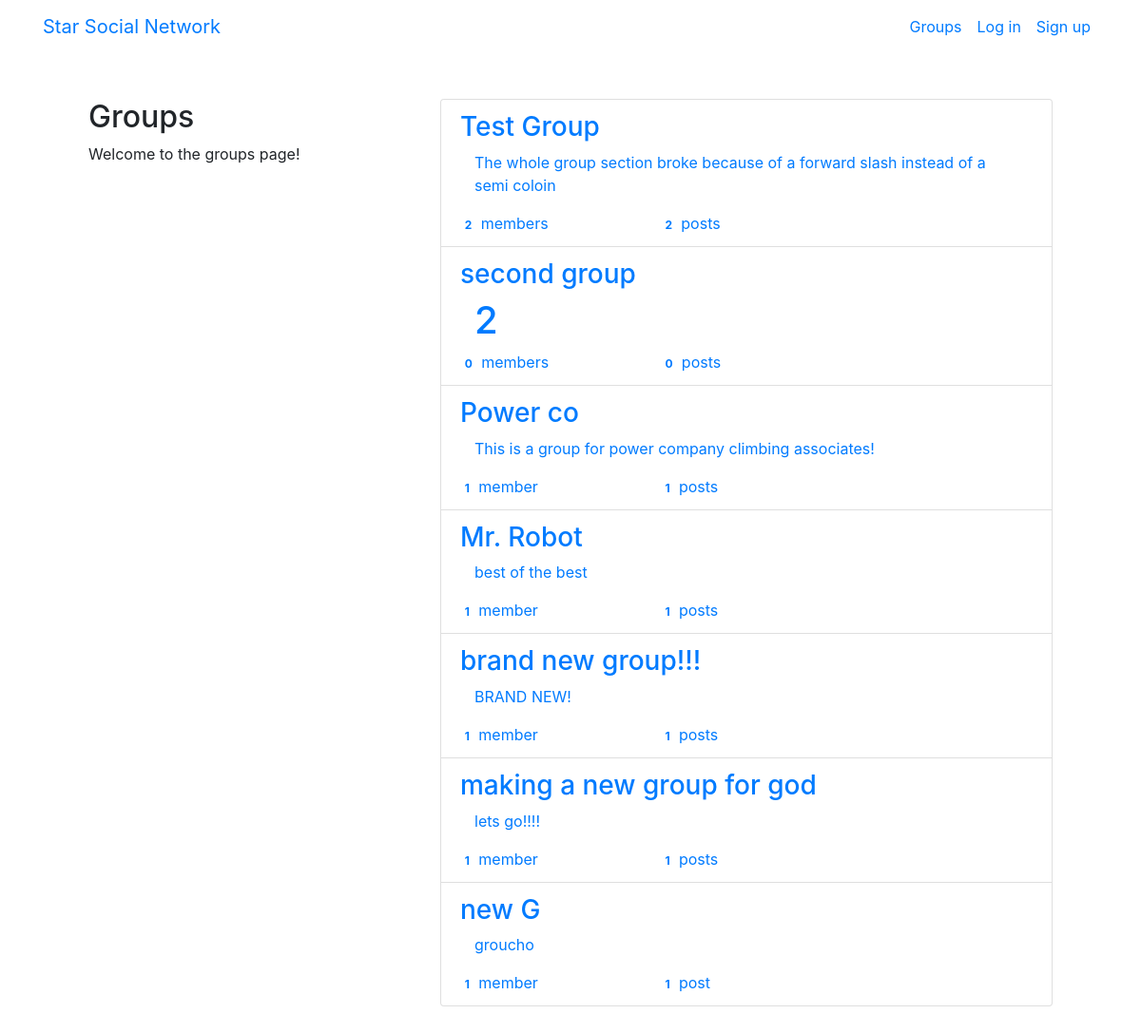
Before: /groups/ with the older database file.
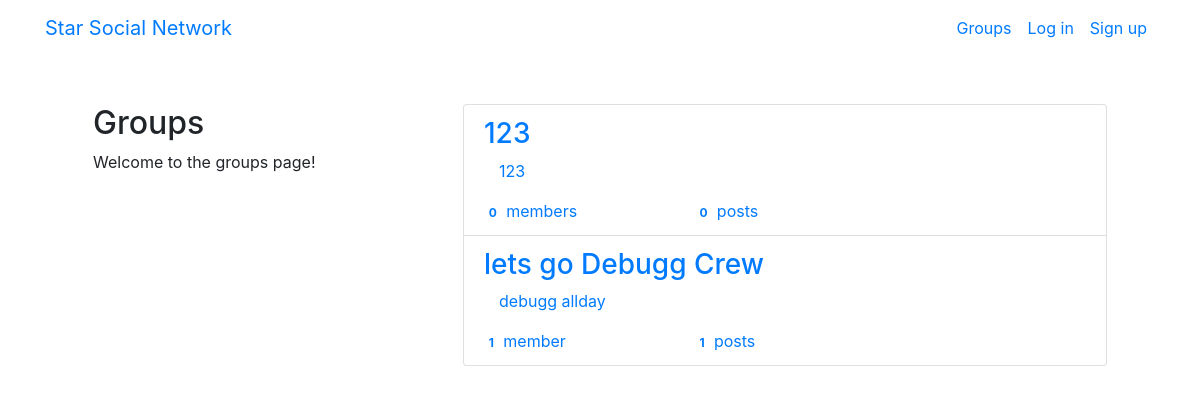
After: the same page with the newer database file.
### groups/models.py (models this page shows, shortened)
class Group(models.Model):
    name = models.CharField(max_length=255,unique=True)
    slug = models.SlugField(allow_unicode = True,unique=True)
    description = models.TextField(blank=True, default='')
    description_html = models.TextField(editable=False, default='',blank= True)
    members = models.ManyToManyField(User,through='GroupMember')

### groups/views.py (the view)
# urls.py: path('', views.ListGroups.as_view(), name="all"),
class ListGroups(generic.ListView):
    model = Group

### groups/templates/groups/group_list.html (shortened to what this page needs)
{% extends "groups/group_base.html" %}
{% block pregroup %}
<div class ="col-md-4 p-5">
    <div class ="content">
         <h2>Groups</h2>
         <p>Welcome to the groups page!</p>
    </div>
</div>
{% endblock %}
{% block group_content %}
<div class= "col-md-8 p-5">
    <div class ="list-group">
      {% for group in object_list %}
      <a class ="list-group-item" href="{% url 'groups:single' slug=group.slug %}">
          <h3 class="title list-group-item-heading">{{group.name}}</h3>
          <div class="list-group-item-text container-fluid">
            {{group.description_html|safe}}
          </div>
          <div class="row">
              <div class="col-md-4">
                <span class ="badge">{{group.members.count}}</span>
                member{{group.members.count|pluralize}}
              </div>
              <div class="col-md-4">
                <span class ="badge">{{group.members.count}}</span>
                post{{group.posts.count|pluralize}}
              </div>
          </div>
      </a>
     {% endfor %}
    </div>
</div>
{% endblock %}

### groups/templates/groups/group_base.html (shortened to what this page needs)
{% extends "base.html" %}
{% block content %}
<div class="container">
  <div class="row">
    {% block pregroup %}{% endblock %}
    {% block group_content %}{% endblock %}
  </div>
</div>
{% endblock %}

### templates/base.html (shortened to what this page needs)
<!DOCTYPE html>
{% load static %}
{% load humanize %}
<html>
    <head>
    <link rel="stylesheet" href="https://stackpath.bootstrapcdn.com/bootstrap/4.1.3/css/bootstrap.min.css"
>
    <link href="https://maxcdn.bootstrapcdn.com/font-awesome/4.7.0/css/font-awesome.min.css" rel="stylesheet">
        <link rel="stylesheet" href= " {% static '/css/master.css'%}">
        <link rel="stylesheet" href="">
    </head>
    <body>
        <nav class="navbar navbar-expand-lg mynav" role="navigation" id="navbar">
            <div class = 'container'>
                <a class="navbar-brand mynav " href="{% url 'home' %}">Star Social Network</a>
                <ul class = 'nav navbar-nav navbar-right' >
                    <div class="navbar-nav ml-auto">
                        {% if user.is_authenticated %}
                          <a class="nav-item nav-link" href="{% url 'posts:create' %}" class="btn btn-simple">Post</a>
                          <a class="nav-item nav-link" href="{% url 'groups:all' %}" class="btn btn-simple">Groups</a>
                          <a class="nav-item nav-link" href="{% url 'groups:create' %}" class="btn btn-simple">Create Group</a>
                          <a class="nav-item nav-link" href="{% url 'accounts:logout' %}" class="btn btn-simple">Log out</a>
                        {% else %}
                          <a class="nav-item nav-link" href="{% url 'groups:all' %}"class="btn btn-simple">Groups</a>
                          <a class="nav-item nav-link" href="{% url 'accounts:login' %}" class="btn btn-simple">Log in</a>
                          <a class="nav-item nav-link" href="{% url 'accounts:signup' %}" class="btn btn-simple">Sign up</a>
                        {% endif %}
                      </div>
                    </ul>
            </div>
        </nav>
<div class="container mycontent">
    {% block content %}
    {% endblock %}
</div>
    </body>
</html>

Changed rows visible on the page:
removed Group: name "Test Group", description_html "The whole group section broke because of a forward slash instead of a semi coloin", members.count "2"
removed Group: name "second group", description_html "2", members.count "0"
removed Group: name "Power co", description_html "This is a group for power company climbing associates!", members.count "1"
removed Group: name "Mr. Robot", description_html "best of the best", members.count "1"
removed Group: name "brand new group!!!", description_html "BRAND NEW!", members.count "1"
removed Group: name "making a new group for god", description_html "lets go!!!!", members.count "1"
removed Group: name "new G", description_html "groucho", members.count "1"
added Group: name "123", description_html "123", members.count "0"
added Group: name "lets go Debugg Crew", description_html "debugg allday", members.count "1"
